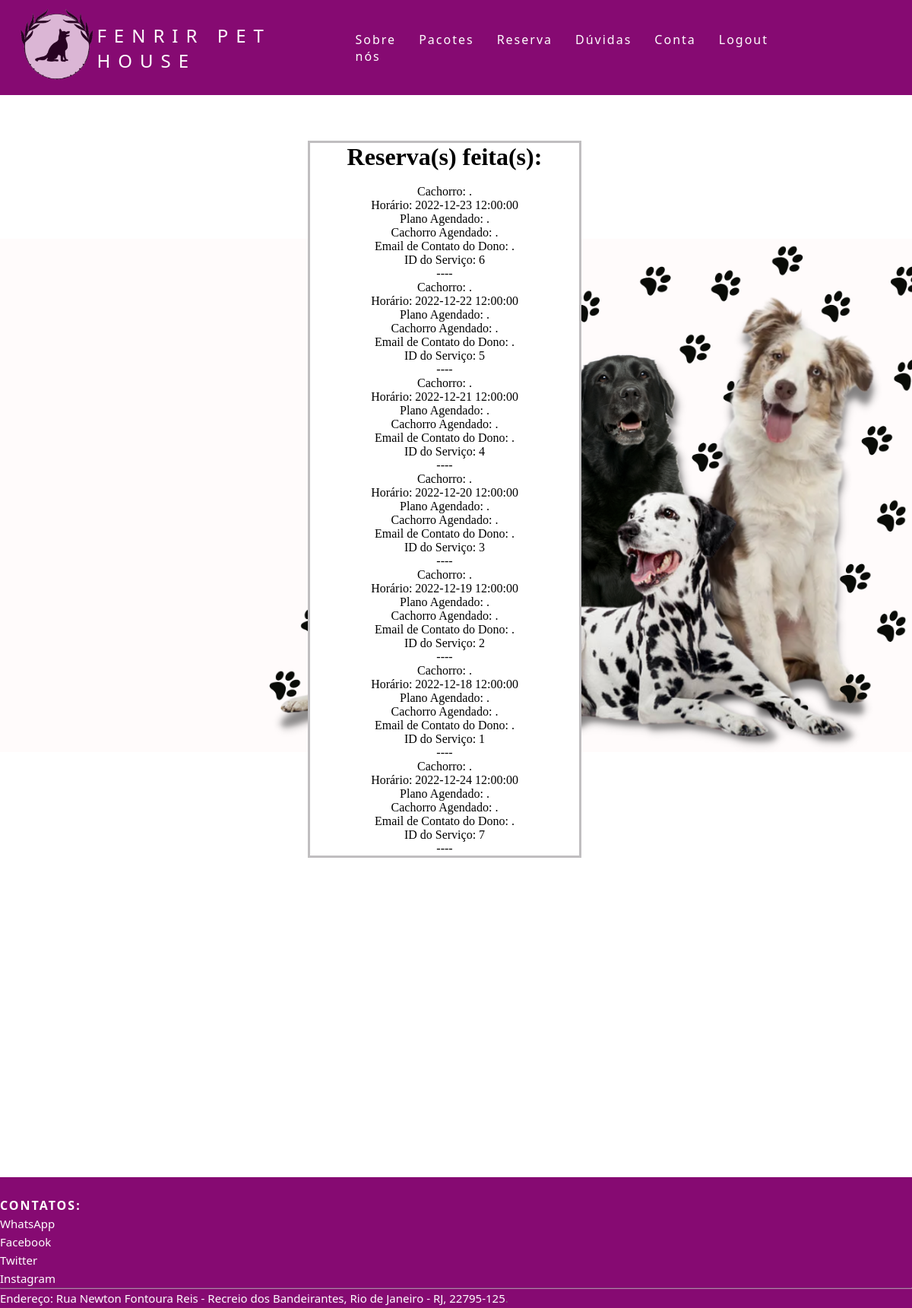
Screenshot of /exibereserva.php with the database file from the repository.
### tables this page shows
CREATE TABLE `servico` (
  `idServico` int(11) NOT NULL,
  `agenda_tstamp` datetime NOT NULL DEFAULT CURRENT_TIMESTAMP,
  `plano` varchar(225) NOT NULL,
  `cachorro` varchar(225) NOT NULL,
  `cliente` varchar(225) NOT NULL,
  `agenda_status` tinyint(1) NOT NULL
);

### src/exibereserva.php (the view, shortened to what this page needs)
<?php include "conectauser.inc";
?>
<!DOCTYPE html>
<html lang="pt-br">
  <head>
    <link rel="stylesheet" href="style.css" />
  </head>
  <body>
      <header class="nav">
      <nav>
        <a href="indexlogcliente.php"><img style="margin-left:25px; margin-top:10px; margin-bottom:10px; " src="logo.png" alt="Image" height="100"></a>
        <a class="logo" href="indexlogcliente.php">Fenrir Pet House</a>
        <ul class="nav-list">
          <li><a href="sobrelog.html">Sobre nós</a></li>
          <li><a href="pacoteslog.php">Pacotes</a></li>
          <li><a href="reserva.html">Reserva</a></li>
          <li><a href="duvidaslog.html">Dúvidas</a></li>
          <li><a href="account.html">Conta</a></li>
          <li><a href="logout.php">Logout</a></li>
        </ul>
      </nav>
    </header>
    <body background="capa dogs.png" class="background">
    </body>
        <div class="fenrir-login">
        <h1>Reserva(s) feita(s):</h1>
        <?php
        $sql = "SELECT * FROM servico WHERE cliente like '%{$_SESSION['email']}%';";
        $res = mysqli_query($mysqli,$sql);
        $linhas = mysqli_num_rows($res);
        for($i = 0; $i < $linhas; $i++){
            $servico = mysqli_fetch_array($res);
            echo "<br>";
            echo "Cachorro: ".$servico["cachorro"]."<br>";
            echo "Horário: ".$servico["agenda_tstamp"]."<br>";
            echo "Plano Agendado: ".$servico["plano"]."<br>";
            echo "Cachorro Agendado: ".$servico["cachorro"]."<br>";
            echo "Email de Contato do Dono: ".$servico["cliente"]."<br>";
            echo "ID do Serviço: ".$servico["idServico"]."<br>";
            echo "----";
        }
        ?>
    </div>
   <footer class="site-footer">
        <div class="col-xs-6 col-md-3">
          <h6>Contatos:</h6>
          <ul class="footer-links">
            <li><a href="https://web.whatsapp.com/">WhatsApp</a></li>
            <li><a href="https://www.facebook.com/">Facebook</a></li>
            <li><a href="https://twitter.com/">Twitter</a></li>
            <li><a href="https://www.instagram.com/">Instagram</a></li>
          </ul>
        </div>
      <hr>
    <div class="container">
      <div class="row">
        <div class="col-md-8 col-sm-6 col-xs-12">
          <p class="copyright-text">
       <a href="https://www.google.com/maps/dir//Rua+Newton+Fontoura+Reis+-+Recreio+dos+Bandeirantes+-+R.+Newton+Fontoura+Reis+-+Recreio+dos+Bandeirantes,+Rio+de+Janeiro+-+RJ,+22795-125/@-22.9209579,-43.4968904,11z/data=!4m8!4m7!1m0!1m5!1m1!1s0x9bc3aed259b4ad:0x6383c2f561261060!2m2!1d-43.4660456!2d-23.026394">Endereço: Rua Newton Fontoura Reis - Recreio dos Bandeirantes, Rio de Janeiro - RJ, 22795-125</a>.
          </p>
    </div>
</footer>
  </body>
</html>

### src/style.css (style rules this page uses)
body { width:100%; }
* { margin: 0; padding: 0; }
a { color: #fff; text-decoration: none; transition: 0.3s; }
.logo { font-size: 24px; text-transform: uppercase; letter-spacing: 10px; }
.background { background-size: 100%; margin-bottom: none; background-position-x: 0%; background-position-y: 30%; background-repeat: no-repeat; margin: 0 auto; }
nav { display: flex; justify-content: space-around; align-items: center; font-family: system-ui, -apple-system, Helvetica, Arial, sans-serif; background: #860a72; width: 100%; margin-top: 0; position: relative; }
.nav-list { list-style: none; display: flex; padding-right: 5cm; }
.nav-list li { letter-spacing: 2px; margin-left: 30px; }
.fenrir-login { text-align: center; background-color: rgb(255, 255, 255); position: relative; right: 15px; border: 3px solid rgb(192, 190, 192); z-index: 9; margin-top: 5%; margin-right: 35%; margin-left: 35%; }
.site-footer { background-color:#860a72; padding:20px 0 1px; font-family: system-ui, -apple-system, Helvetica, Arial, sans-serif; font-size:15px; line-height:24px; color:#737373; margin-top: 35%; position: relative; }
.site-footer hr { border-top-color:#bbb; opacity:0.5 }
.site-footer h6 { color:#fff; font-size:16px; text-transform:uppercase; margin-top:5px; letter-spacing:2px }
.site-footer a { color:#ffffff; font-family: system-ui, -apple-system, Helvetica, Arial, sans-serif; }
.footer-links { padding-left:0; list-style:none }
.footer-links li { display:block }
.footer-links a { color:#ffffff }
.copyright-text { margin:0 }

### rows the page displays
servico: cachorro ".", agenda_tstamp "2022-12-23 12:00:00", plano ".", cliente ".", idServico "6"
servico: cachorro ".", agenda_tstamp "2022-12-22 12:00:00", plano ".", cliente ".", idServico "5"
servico: cachorro ".", agenda_tstamp "2022-12-21 12:00:00", plano ".", cliente ".", idServico "4"
servico: cachorro ".", agenda_tstamp "2022-12-20 12:00:00", plano ".", cliente ".", idServico "3"
servico: cachorro ".", agenda_tstamp "2022-12-19 12:00:00", plano ".", cliente ".", idServico "2"
servico: cachorro ".", agenda_tstamp "2022-12-18 12:00:00", plano ".", cliente ".", idServico "1"
servico: cachorro ".", agenda_tstamp "2022-12-24 12:00:00", plano ".", cliente ".", idServico "7"
